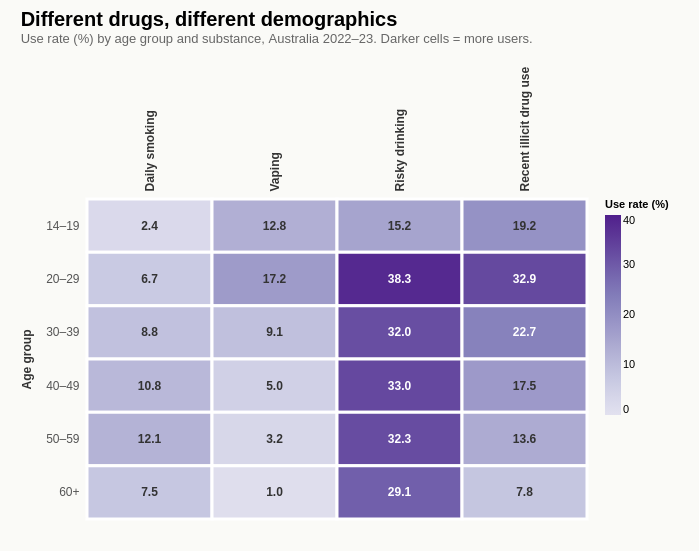

Write a Vega-Lite specification for this figure.
### Vega-Lite specification from a JSON file in a GitHub repository (floating-point values rounded to 4 significant figures)
{"$schema": "https://vega.github.io/schema/vega-lite/v5.json", "title": {"text": "Different drugs, different demographics", "subtitle": "Use rate (%) by age group and substance, Australia 2022–23. Darker cells = more users.", "anchor": "start", "fontSize": 20, "subtitleFontSize": 13, "subtitleColor": "#666", "offset": 20}, "config": {"view": {"stroke": null}, "font": "sans-serif"}, "background": "#FAFAF7", "width": 500, "height": 320, "padding": {"left": 20, "right": 30, "top": 10, "bottom": 30}, "data": {"values": [{"age": "14–19", "substance": "Daily smoking", "rate": 2.4}, {"age": "14–19", "substance": "Vaping", "rate": 12.8}, {"age": "14–19", "substance": "Risky drinking", "rate": 15.2}, {"age": "14–19", "substance": "Recent illicit drug use", "rate": 19.2}, {"age": "20–29", "substance": "Daily smoking", "rate": 6.7}, {"age": "20–29", "substance": "Vaping", "rate": 17.2}, {"age": "20–29", "substance": "Risky drinking", "rate": 38.3}, {"age": "20–29", "substance": "Recent illicit drug use", "rate": 32.9}, {"age": "30–39", "substance": "Daily smoking", "rate": 8.8}, {"age": "30–39", "substance": "Vaping", "rate": 9.1}, {"age": "30–39", "substance": "Risky drinking", "rate": 32.0}, {"age": "30–39", "substance": "Recent illicit drug use", "rate": 22.7}, {"age": "40–49", "substance": "Daily smoking", "rate": 10.8}, {"age": "40–49", "substance": "Vaping", "rate": 5.0}, {"age": "40–49", "substance": "Risky drinking", "rate": 33.0}, {"age": "40–49", "substance": "Recent illicit drug use", "rate": 17.5}, {"age": "50–59", "substance": "Daily smoking", "rate": 12.1}, {"age": "50–59", "substance": "Vaping", "rate": 3.2}, {"age": "50–59", "substance": "Risky drinking", "rate": 32.3}, {"age": "50–59", "substance": "Recent illicit drug use", "rate": 13.6}, {"age": "60+", "substance": "Daily smoking", "rate": 7.5}, {"age": "60+", "substance": "Vaping", "rate": 1.0}, {"age": "60+", "substance": "Risky drinking", "rate": 29.1}, {"age": "60+", "substance": "Recent illicit drug use", "rate": 7.8}]}, "layer": [{"mark": {"type": "rect", "stroke": "white", "strokeWidth": 3}, "encoding": {"x": {"field": "substance", "type": "nominal", "sort": ["Daily smoking", "Vaping", "Risky drinking", "Recent illicit drug use"], "title": null, "axis": {"orient": "top", "labelFontSize": 12, "labelFontWeight": 600, "labelColor": "#333", "domain": false, "ticks": false, "labelPadding": 8}}, "y": {"field": "age", "type": "ordinal", "sort": ["14–19", "20–29", "30–39", "40–49", "50–59", "60+"], "title": "Age group", "axis": {"labelFontSize": 12, "labelColor": "#555", "titleFontSize": 12, "titleColor": "#333", "domain": false, "ticks": false, "labelPadding": 8, "titlePadding": 12}}, "color": {"field": "rate", "type": "quantitative", "scale": {"scheme": "purples", "domain": [0, 40]}, "legend": {"title": "Use rate (%)", "titleFontSize": 11, "labelFontSize": 11, "gradientLength": 200, "orient": "right"}}, "tooltip": [{"field": "age", "type": "nominal", "title": "Age group"}, {"field": "substance", "type": "nominal", "title": "Substance"}, {"field": "rate", "type": "quantitative", "title": "Rate (%)"}]}}, {"mark": {"type": "text", "fontSize": 12, "fontWeight": 600}, "encoding": {"x": {"field": "substance", "type": "nominal", "sort": ["Daily smoking", "Vaping", "Risky drinking", "Recent illicit drug use"]}, "y": {"field": "age", "type": "ordinal", "sort": ["14–19", "20–29", "30–39", "40–49", "50–59", "60+"]}, "text": {"field": "rate", "format": ".1f"}, "color": {"condition": {"test": "datum.rate > 20", "value": "white"}, "value": "#333"}}}]}
